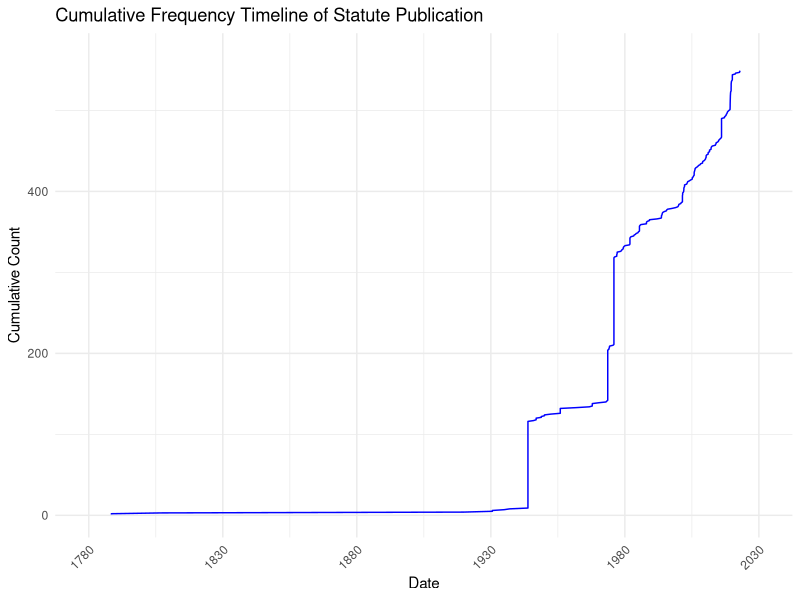

R code for this plot:
#' This Script processes all the publication date data
#' and create a cumulative frequency chart
#' Author: Yu Fan Mei 
#' Date created: September 3, 2024
#' FOR DEALLOCATING MEMORY: rm(list = ls()) (VERY DANGEROUS)

library(dplyr)
library(ggplot2)

data <- read.csv("NCDMPH_Data.csv") # opens the csv file
column_data <- data[, 15] # processes column 5 (the one w/ the dates)

# Store dates in column_data
column_data <- as.Date(column_data, format = "%m/%d/%Y")

# Create a data frame with the dates
date_data <- data.frame(Date = column_data)

# Sort the dates
date_data <- date_data %>% arrange(Date)

# Add a cumulative count column
date_data <- date_data %>%
  mutate(Cumulative_Count = row_number())

# Define the range and create a sequence of dates for breaks
start_date <- as.Date("1780-01-01")
end_date <- as.Date("2030-12-31")

# Calculate the breaks (6 major gridlines)
breaks_dates <- seq(from = start_date, to = end_date, length.out = 6)

# Create the cumulative chart with only the cumulative line
ggplot(date_data, aes(x = Date, y = Cumulative_Count)) +
  geom_line(color = "blue") +  # Line only, no points
  labs(title = "Cumulative Frequency Timeline of Statute Publication",
       x = "Date",
       y = "Cumulative Count") +
  scale_x_date(
    breaks = breaks_dates,
    date_labels = "%Y",  # Show only the year
    limits = c(start_date, end_date)
  ) +
  theme_minimal() +
  theme(
    axis.text.x = element_text(angle = 45, hjust = 1)  # Rotate x-axis labels for better readability
  )

rm(list = ls()) # deallocates all variables (being done so all scripts can be standalone
